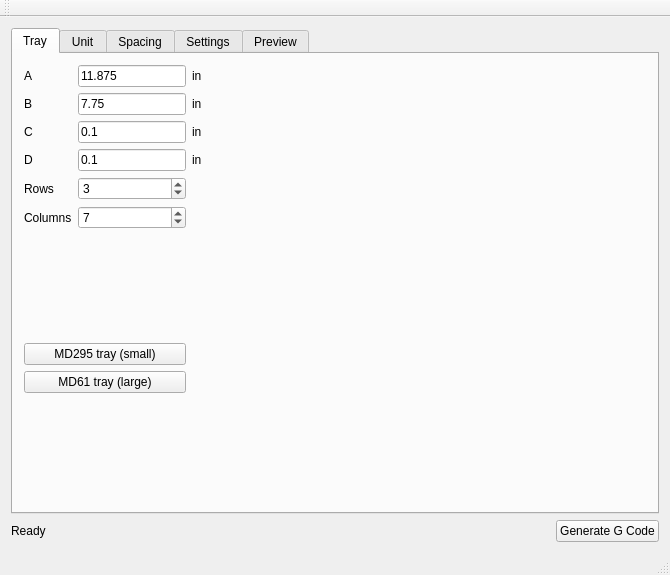
<?xml version="1.0" encoding="UTF-8"?>
<ui version="4.0">
 <class>MainWindow</class>
 <widget class="QMainWindow" name="MainWindow">
  <property name="geometry">
   <rect>
    <x>0</x>
    <y>0</y>
    <width>670</width>
    <height>575</height>
   </rect>
  </property>
  <property name="windowTitle">
   <string>MainWindow</string>
  </property>
  <widget class="QWidget" name="centralWidget">
   <layout class="QGridLayout" name="gridLayout">
    <item row="0" column="0" colspan="3">
     <widget class="QTabWidget" name="tabWidget">
      <property name="currentIndex">
       <number>0</number>
      </property>
      <widget class="QWidget" name="tab">
       <attribute name="title">
        <string>Tray</string>
       </attribute>
       <layout class="QGridLayout" name="gridLayout_2">
        <item row="0" column="3" rowspan="10">
         <widget class="QCustomPlot" name="TrayPlot" native="true">
          <property name="sizePolicy">
           <sizepolicy hsizetype="Expanding" vsizetype="Expanding">
            <horstretch>0</horstretch>
            <verstretch>0</verstretch>
           </sizepolicy>
          </property>
         </widget>
        </item>
        <item row="4" column="1">
         <widget class="QSpinBox" name="Rows">
          <property name="minimum">
           <number>1</number>
          </property>
          <property name="value">
           <number>3</number>
          </property>
         </widget>
        </item>
        <item row="1" column="1">
         <widget class="QLineEdit" name="B">
          <property name="sizePolicy">
           <sizepolicy hsizetype="Preferred" vsizetype="Fixed">
            <horstretch>0</horstretch>
            <verstretch>0</verstretch>
           </sizepolicy>
          </property>
          <property name="text">
           <string>7.75</string>
          </property>
         </widget>
        </item>
        <item row="1" column="0">
         <widget class="QLabel" name="label_3">
          <property name="text">
           <string>B</string>
          </property>
         </widget>
        </item>
        <item row="3" column="0">
         <widget class="QLabel" name="label_7">
          <property name="text">
           <string>D</string>
          </property>
         </widget>
        </item>
        <item row="1" column="2">
         <widget class="QLabel" name="label_4">
          <property name="text">
           <string>in</string>
          </property>
         </widget>
        </item>
        <item row="2" column="1">
         <widget class="QLineEdit" name="C">
          <property name="sizePolicy">
           <sizepolicy hsizetype="Preferred" vsizetype="Fixed">
            <horstretch>0</horstretch>
            <verstretch>0</verstretch>
           </sizepolicy>
          </property>
          <property name="text">
           <string>0.1</string>
          </property>
         </widget>
        </item>
        <item row="2" column="2">
         <widget class="QLabel" name="label_6">
          <property name="text">
           <string>in</string>
          </property>
         </widget>
        </item>
        <item row="3" column="2">
         <widget class="QLabel" name="label_8">
          <property name="text">
           <string>in</string>
          </property>
         </widget>
        </item>
        <item row="2" column="0">
         <widget class="QLabel" name="label_5">
          <property name="text">
           <string>C</string>
          </property>
         </widget>
        </item>
        <item row="0" column="2">
         <widget class="QLabel" name="label_2">
          <property name="text">
           <string>in</string>
          </property>
         </widget>
        </item>
        <item row="9" column="0">
         <spacer name="verticalSpacer">
          <property name="orientation">
           <enum>Qt::Vertical</enum>
          </property>
          <property name="sizeHint" stdset="0">
           <size>
            <width>20</width>
            <height>40</height>
           </size>
          </property>
         </spacer>
        </item>
        <item row="0" column="1">
         <widget class="QLineEdit" name="A">
          <property name="sizePolicy">
           <sizepolicy hsizetype="Preferred" vsizetype="Fixed">
            <horstretch>0</horstretch>
            <verstretch>0</verstretch>
           </sizepolicy>
          </property>
          <property name="text">
           <string>11.875</string>
          </property>
         </widget>
        </item>
        <item row="3" column="1">
         <widget class="QLineEdit" name="D">
          <property name="sizePolicy">
           <sizepolicy hsizetype="Preferred" vsizetype="Fixed">
            <horstretch>0</horstretch>
            <verstretch>0</verstretch>
           </sizepolicy>
          </property>
          <property name="text">
           <string>0.1</string>
          </property>
         </widget>
        </item>
        <item row="0" column="0">
         <widget class="QLabel" name="label">
          <property name="text">
           <string>A</string>
          </property>
         </widget>
        </item>
        <item row="4" column="0">
         <widget class="QLabel" name="label_9">
          <property name="text">
           <string>Rows</string>
          </property>
         </widget>
        </item>
        <item row="5" column="1">
         <widget class="QSpinBox" name="Cols">
          <property name="minimum">
           <number>1</number>
          </property>
          <property name="value">
           <number>7</number>
          </property>
         </widget>
        </item>
        <item row="5" column="0">
         <widget class="QLabel" name="label_10">
          <property name="text">
           <string>Columns</string>
          </property>
         </widget>
        </item>
        <item row="6" column="0">
         <spacer name="verticalSpacer_5">
          <property name="orientation">
           <enum>Qt::Vertical</enum>
          </property>
          <property name="sizeHint" stdset="0">
           <size>
            <width>20</width>
            <height>40</height>
           </size>
          </property>
         </spacer>
        </item>
        <item row="7" column="0" colspan="2">
         <widget class="QPushButton" name="MD295">
          <property name="text">
           <string>MD295 tray (small)</string>
          </property>
         </widget>
        </item>
        <item row="8" column="0" colspan="2">
         <widget class="QPushButton" name="MD61">
          <property name="text">
           <string>MD61 tray (large)</string>
          </property>
         </widget>
        </item>
       </layout>
      </widget>
      <widget class="QWidget" name="tab_2">
       <attribute name="title">
        <string>Unit</string>
       </attribute>
       <layout class="QGridLayout" name="gridLayout_3">
        <item row="10" column="0" colspan="2">
         <widget class="QPushButton" name="FD1">
          <property name="text">
           <string>(MP118) FD-1</string>
          </property>
         </widget>
        </item>
        <item row="9" column="0" colspan="2">
         <widget class="QPushButton" name="FD">
          <property name="text">
           <string>(MP118) FD</string>
          </property>
         </widget>
        </item>
        <item row="8" column="0">
         <spacer name="verticalSpacer_6">
          <property name="orientation">
           <enum>Qt::Vertical</enum>
          </property>
          <property name="sizeHint" stdset="0">
           <size>
            <width>20</width>
            <height>40</height>
           </size>
          </property>
         </spacer>
        </item>
        <item row="11" column="0" colspan="2">
         <widget class="QPushButton" name="KF">
          <property name="text">
           <string>(MP104) KF</string>
          </property>
         </widget>
        </item>
        <item row="0" column="3" rowspan="14">
         <widget class="QCustomPlot" name="UnitPlot" native="true">
          <property name="sizePolicy">
           <sizepolicy hsizetype="Expanding" vsizetype="Expanding">
            <horstretch>0</horstretch>
            <verstretch>0</verstretch>
           </sizepolicy>
          </property>
         </widget>
        </item>
        <item row="6" column="0">
         <widget class="QLabel" name="Jlabel">
          <property name="enabled">
           <bool>true</bool>
          </property>
          <property name="text">
           <string>J</string>
          </property>
         </widget>
        </item>
        <item row="1" column="2">
         <widget class="QLabel" name="label_14">
          <property name="text">
           <string>in</string>
          </property>
         </widget>
        </item>
        <item row="3" column="2">
         <widget class="QLabel" name="label_18">
          <property name="text">
           <string>in</string>
          </property>
         </widget>
        </item>
        <item row="5" column="2">
         <widget class="QLabel" name="Iunit">
          <property name="enabled">
           <bool>true</bool>
          </property>
          <property name="text">
           <string>in</string>
          </property>
         </widget>
        </item>
        <item row="3" column="0">
         <widget class="QLabel" name="label_17">
          <property name="text">
           <string>H</string>
          </property>
         </widget>
        </item>
        <item row="13" column="1">
         <spacer name="verticalSpacer_2">
          <property name="orientation">
           <enum>Qt::Vertical</enum>
          </property>
          <property name="sizeHint" stdset="0">
           <size>
            <width>20</width>
            <height>40</height>
           </size>
          </property>
         </spacer>
        </item>
        <item row="2" column="0">
         <widget class="QLabel" name="label_15">
          <property name="text">
           <string>G</string>
          </property>
         </widget>
        </item>
        <item row="7" column="0" colspan="3">
         <widget class="QLabel" name="orientationNote">
          <property name="enabled">
           <bool>true</bool>
          </property>
          <property name="text">
           <string>Note: Operator must orient all units identically </string>
          </property>
          <property name="wordWrap">
           <bool>true</bool>
          </property>
         </widget>
        </item>
        <item row="0" column="1">
         <widget class="QLineEdit" name="E">
          <property name="sizePolicy">
           <sizepolicy hsizetype="Preferred" vsizetype="Fixed">
            <horstretch>0</horstretch>
            <verstretch>0</verstretch>
           </sizepolicy>
          </property>
          <property name="text">
           <string>1.63</string>
          </property>
         </widget>
        </item>
        <item row="0" column="2">
         <widget class="QLabel" name="label_12">
          <property name="text">
           <string>in</string>
          </property>
         </widget>
        </item>
        <item row="0" column="0">
         <widget class="QLabel" name="label_11">
          <property name="text">
           <string>E</string>
          </property>
         </widget>
        </item>
        <item row="5" column="0">
         <widget class="QLabel" name="Ilabel">
          <property name="enabled">
           <bool>true</bool>
          </property>
          <property name="text">
           <string>I</string>
          </property>
         </widget>
        </item>
        <item row="4" column="1" colspan="2">
         <widget class="QCheckBox" name="centeredCheckBox">
          <property name="text">
           <string>Epoxy Centered on Unit</string>
          </property>
          <property name="checked">
           <bool>true</bool>
          </property>
         </widget>
        </item>
        <item row="5" column="1">
         <widget class="QLineEdit" name="I">
          <property name="enabled">
           <bool>true</bool>
          </property>
          <property name="sizePolicy">
           <sizepolicy hsizetype="Preferred" vsizetype="Fixed">
            <horstretch>0</horstretch>
            <verstretch>0</verstretch>
           </sizepolicy>
          </property>
          <property name="text">
           <string>0.315</string>
          </property>
         </widget>
        </item>
        <item row="1" column="0">
         <widget class="QLabel" name="label_13">
          <property name="text">
           <string>F</string>
          </property>
         </widget>
        </item>
        <item row="6" column="2">
         <widget class="QLabel" name="Junit">
          <property name="enabled">
           <bool>true</bool>
          </property>
          <property name="text">
           <string>in</string>
          </property>
         </widget>
        </item>
        <item row="1" column="1">
         <widget class="QLineEdit" name="F">
          <property name="sizePolicy">
           <sizepolicy hsizetype="Preferred" vsizetype="Fixed">
            <horstretch>0</horstretch>
            <verstretch>0</verstretch>
           </sizepolicy>
          </property>
          <property name="text">
           <string>2.49</string>
          </property>
         </widget>
        </item>
        <item row="2" column="1">
         <widget class="QLineEdit" name="G">
          <property name="sizePolicy">
           <sizepolicy hsizetype="Preferred" vsizetype="Fixed">
            <horstretch>0</horstretch>
            <verstretch>0</verstretch>
           </sizepolicy>
          </property>
          <property name="text">
           <string>1</string>
          </property>
         </widget>
        </item>
        <item row="2" column="2">
         <widget class="QLabel" name="label_16">
          <property name="text">
           <string>in</string>
          </property>
         </widget>
        </item>
        <item row="6" column="1">
         <widget class="QLineEdit" name="J">
          <property name="enabled">
           <bool>true</bool>
          </property>
          <property name="sizePolicy">
           <sizepolicy hsizetype="Preferred" vsizetype="Fixed">
            <horstretch>0</horstretch>
            <verstretch>0</verstretch>
           </sizepolicy>
          </property>
          <property name="text">
           <string>0.245</string>
          </property>
         </widget>
        </item>
        <item row="3" column="1">
         <widget class="QLineEdit" name="H">
          <property name="sizePolicy">
           <sizepolicy hsizetype="Preferred" vsizetype="Fixed">
            <horstretch>0</horstretch>
            <verstretch>0</verstretch>
           </sizepolicy>
          </property>
          <property name="text">
           <string>2</string>
          </property>
         </widget>
        </item>
        <item row="12" column="0" colspan="2">
         <widget class="QPushButton" name="KK">
          <property name="text">
           <string>(MP204) KK</string>
          </property>
         </widget>
        </item>
       </layout>
      </widget>
      <widget class="QWidget" name="tab_3">
       <attribute name="title">
        <string>Spacing</string>
       </attribute>
       <layout class="QGridLayout" name="gridLayout_4">
        <item row="0" column="0">
         <widget class="QLabel" name="label_24">
          <property name="text">
           <string>K</string>
          </property>
         </widget>
        </item>
        <item row="0" column="1">
         <widget class="QLineEdit" name="K">
          <property name="sizePolicy">
           <sizepolicy hsizetype="Preferred" vsizetype="Fixed">
            <horstretch>0</horstretch>
            <verstretch>0</verstretch>
           </sizepolicy>
          </property>
          <property name="text">
           <string>0.05</string>
          </property>
         </widget>
        </item>
        <item row="0" column="2">
         <widget class="QLabel" name="label_26">
          <property name="text">
           <string>in</string>
          </property>
         </widget>
        </item>
        <item row="0" column="3" rowspan="3">
         <widget class="QCustomPlot" name="SpacingPlot" native="true">
          <property name="sizePolicy">
           <sizepolicy hsizetype="Expanding" vsizetype="Expanding">
            <horstretch>0</horstretch>
            <verstretch>0</verstretch>
           </sizepolicy>
          </property>
         </widget>
        </item>
        <item row="1" column="0">
         <widget class="QLabel" name="label_25">
          <property name="text">
           <string>L</string>
          </property>
         </widget>
        </item>
        <item row="1" column="1">
         <widget class="QLineEdit" name="L">
          <property name="sizePolicy">
           <sizepolicy hsizetype="Preferred" vsizetype="Fixed">
            <horstretch>0</horstretch>
            <verstretch>0</verstretch>
           </sizepolicy>
          </property>
          <property name="text">
           <string>0.08</string>
          </property>
         </widget>
        </item>
        <item row="1" column="2">
         <widget class="QLabel" name="label_27">
          <property name="text">
           <string>in</string>
          </property>
         </widget>
        </item>
        <item row="2" column="1">
         <spacer name="verticalSpacer_3">
          <property name="orientation">
           <enum>Qt::Vertical</enum>
          </property>
          <property name="sizeHint" stdset="0">
           <size>
            <width>20</width>
            <height>297</height>
           </size>
          </property>
         </spacer>
        </item>
       </layout>
      </widget>
      <widget class="QWidget" name="tab_4">
       <attribute name="title">
        <string>Settings</string>
       </attribute>
       <layout class="QGridLayout" name="gridLayout_7">
        <item row="1" column="0" rowspan="2">
         <widget class="QGroupBox" name="groupBox_2">
          <property name="title">
           <string>Nozzle</string>
          </property>
          <layout class="QGridLayout" name="gridLayout_8">
           <item row="0" column="0">
            <widget class="QRadioButton" name="CircularNozzle">
             <property name="text">
              <string>Circular</string>
             </property>
            </widget>
           </item>
           <item row="1" column="0">
            <widget class="QRadioButton" name="RectangularNozzle">
             <property name="text">
              <string>Rectangular - Width:</string>
             </property>
             <property name="checked">
              <bool>true</bool>
             </property>
            </widget>
           </item>
           <item row="1" column="2">
            <widget class="QLabel" name="label_32">
             <property name="text">
              <string>in</string>
             </property>
            </widget>
           </item>
           <item row="1" column="1">
            <widget class="QLineEdit" name="nozzleWidth">
             <property name="sizePolicy">
              <sizepolicy hsizetype="Preferred" vsizetype="Fixed">
               <horstretch>0</horstretch>
               <verstretch>0</verstretch>
              </sizepolicy>
             </property>
             <property name="text">
              <string>1</string>
             </property>
            </widget>
           </item>
          </layout>
         </widget>
        </item>
        <item row="0" column="0">
         <widget class="QGroupBox" name="groupBox">
          <property name="title">
           <string>Epoxy Application</string>
          </property>
          <layout class="QGridLayout" name="gridLayout_6">
           <item row="2" column="1">
            <widget class="QLineEdit" name="timeField">
             <property name="sizePolicy">
              <sizepolicy hsizetype="Preferred" vsizetype="Fixed">
               <horstretch>0</horstretch>
               <verstretch>0</verstretch>
              </sizepolicy>
             </property>
             <property name="text">
              <string>2</string>
             </property>
            </widget>
           </item>
           <item row="1" column="1">
            <widget class="QLineEdit" name="volumeField">
             <property name="enabled">
              <bool>false</bool>
             </property>
             <property name="sizePolicy">
              <sizepolicy hsizetype="Preferred" vsizetype="Fixed">
               <horstretch>0</horstretch>
               <verstretch>0</verstretch>
              </sizepolicy>
             </property>
             <property name="text">
              <string>0.25</string>
             </property>
            </widget>
           </item>
           <item row="0" column="1">
            <widget class="QLineEdit" name="thicknessField">
             <property name="enabled">
              <bool>false</bool>
             </property>
             <property name="sizePolicy">
              <sizepolicy hsizetype="Preferred" vsizetype="Fixed">
               <horstretch>0</horstretch>
               <verstretch>0</verstretch>
              </sizepolicy>
             </property>
             <property name="text">
              <string>0.125</string>
             </property>
            </widget>
           </item>
           <item row="0" column="0">
            <widget class="QRadioButton" name="thickness">
             <property name="text">
              <string>Epoxy Thickness (wet)</string>
             </property>
            </widget>
           </item>
           <item row="1" column="0">
            <widget class="QRadioButton" name="volume">
             <property name="text">
              <string>Epoxy Volume (wet, per unit)</string>
             </property>
            </widget>
           </item>
           <item row="2" column="0">
            <widget class="QRadioButton" name="time">
             <property name="text">
              <string>Application Time (per unit)</string>
             </property>
             <property name="checked">
              <bool>true</bool>
             </property>
            </widget>
           </item>
           <item row="0" column="2">
            <widget class="QLabel" name="label_29">
             <property name="text">
              <string>in</string>
             </property>
            </widget>
           </item>
           <item row="1" column="2">
            <widget class="QLabel" name="label_30">
             <property name="text">
              <string>in^3</string>
             </property>
            </widget>
           </item>
           <item row="2" column="2">
            <widget class="QLabel" name="label_31">
             <property name="text">
              <string>s</string>
             </property>
            </widget>
           </item>
          </layout>
         </widget>
        </item>
        <item row="3" column="0">
         <spacer name="verticalSpacer_4">
          <property name="orientation">
           <enum>Qt::Vertical</enum>
          </property>
          <property name="sizeHint" stdset="0">
           <size>
            <width>20</width>
            <height>40</height>
           </size>
          </property>
         </spacer>
        </item>
        <item row="0" column="1">
         <spacer name="horizontalSpacer_2">
          <property name="orientation">
           <enum>Qt::Horizontal</enum>
          </property>
          <property name="sizeHint" stdset="0">
           <size>
            <width>40</width>
            <height>20</height>
           </size>
          </property>
         </spacer>
        </item>
       </layout>
      </widget>
      <widget class="QWidget" name="tab_5">
       <attribute name="title">
        <string>Preview</string>
       </attribute>
       <layout class="QGridLayout" name="gridLayout_5">
        <item row="0" column="0">
         <widget class="QCustomPlot" name="PreviewPlot" native="true"/>
        </item>
       </layout>
      </widget>
     </widget>
    </item>
    <item row="1" column="0">
     <widget class="QLabel" name="StatusLine">
      <property name="text">
       <string>Ready</string>
      </property>
     </widget>
    </item>
    <item row="1" column="1">
     <spacer name="horizontalSpacer">
      <property name="orientation">
       <enum>Qt::Horizontal</enum>
      </property>
      <property name="sizeHint" stdset="0">
       <size>
        <width>40</width>
        <height>20</height>
       </size>
      </property>
     </spacer>
    </item>
    <item row="1" column="2">
     <widget class="QPushButton" name="generateButton">
      <property name="text">
       <string>Generate G Code</string>
      </property>
     </widget>
    </item>
   </layout>
  </widget>
  <widget class="QMenuBar" name="menuBar">
   <property name="geometry">
    <rect>
     <x>0</x>
     <y>0</y>
     <width>670</width>
     <height>21</height>
    </rect>
   </property>
  </widget>
  <widget class="QToolBar" name="mainToolBar">
   <attribute name="toolBarArea">
    <enum>TopToolBarArea</enum>
   </attribute>
   <attribute name="toolBarBreak">
    <bool>false</bool>
   </attribute>
  </widget>
  <widget class="QStatusBar" name="statusBar"/>
 </widget>
 <layoutdefault spacing="6" margin="11"/>
 <customwidgets>
  <customwidget>
   <class>QCustomPlot</class>
   <extends>QWidget</extends>
   <header>qcustomplot.h</header>
   <container>1</container>
  </customwidget>
 </customwidgets>
 <resources/>
 <connections/>
</ui>
